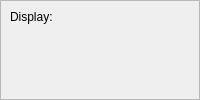
<?xml version="1.0" encoding="UTF-8"?>
<ui version="4.0">
 <class>SettingsSidebar</class>
 <widget class="QWidget" name="SettingsSidebar">
  <layout class="QVBoxLayout" name="outer">
   <property name="leftMargin">
    <number>0</number>
   </property>
   <property name="topMargin">
    <number>0</number>
   </property>
   <property name="rightMargin">
    <number>0</number>
   </property>
   <property name="bottomMargin">
    <number>0</number>
   </property>
   <item>
    <widget class="QScrollArea" name="scroller">
     <property name="widgetResizable">
      <bool>true</bool>
     </property>
     <widget class="QWidget" name="inner">
      <layout class="QVBoxLayout" name="innerLayout" stretch="0,0,1">
       <item>
        <widget class="QLabel" name="displayHeading">
         <property name="text">
          <string>Display:</string>
         </property>
         <property name="role" stdset="0">
          <string>heading</string>
         </property>
        </widget>
       </item>
       <item>
        <widget class="QWidget" name="ticks">
         <layout class="QVBoxLayout" name="ticksLayout">
          <property name="leftMargin">
           <number>0</number>
          </property>
          <property name="topMargin">
           <number>0</number>
          </property>
          <property name="rightMargin">
           <number>0</number>
          </property>
          <property name="bottomMargin">
           <number>0</number>
          </property>
         </layout>
        </widget>
       </item>
       <item>
        <spacer name="innerEnd">
         <property name="orientation">
          <enum>Qt::Vertical</enum>
         </property>
         <property name="sizeType">
          <enum>QSizePolicy::Expanding</enum>
         </property>
         <property name="sizeHint" stdset="0">
          <size>
           <width>0</width>
           <height>0</height>
          </size>
         </property>
        </spacer>
       </item>
      </layout>
     </widget>
    </widget>
   </item>
  </layout>
 </widget>
 <resources />
 <connections />
</ui>
